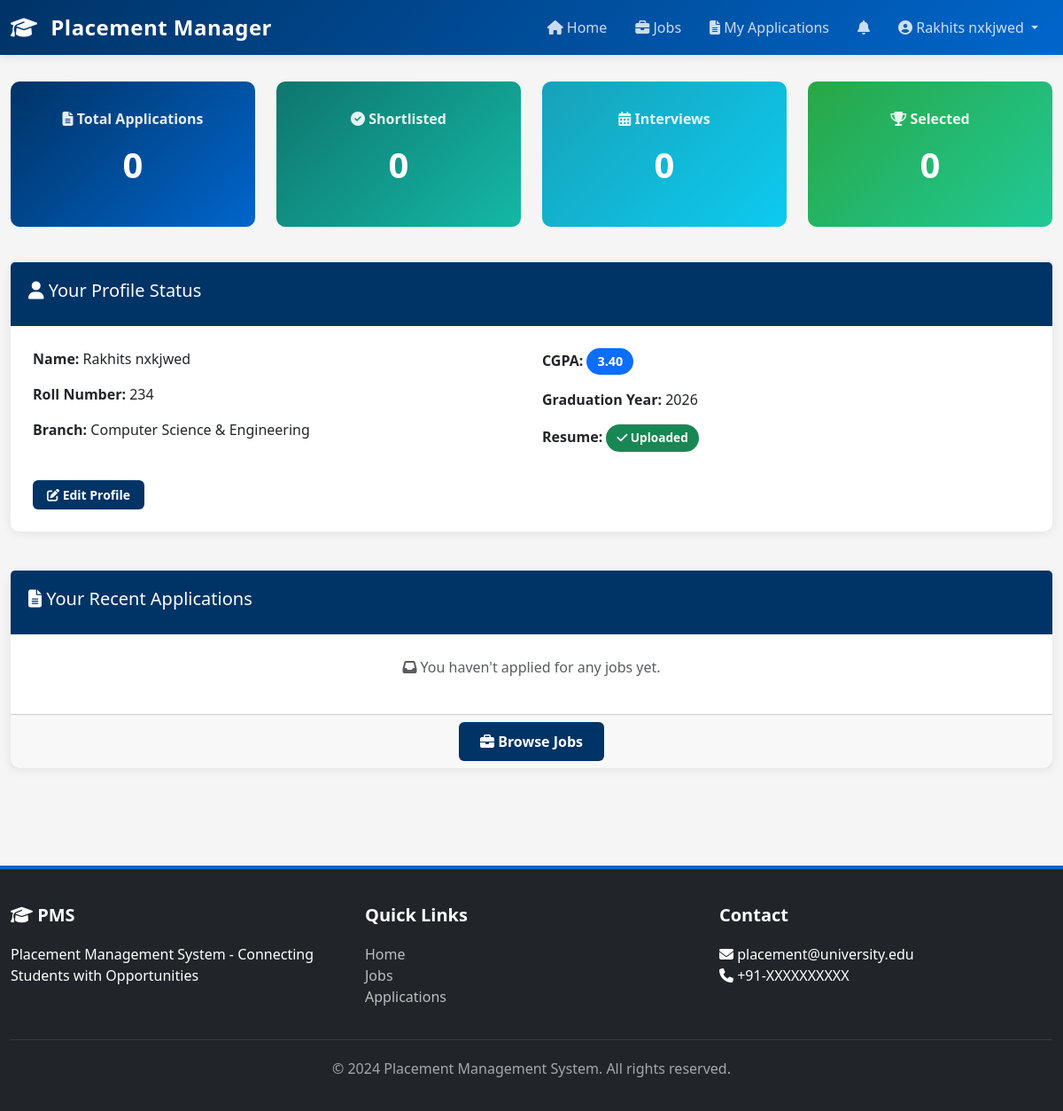
/student/dashboard/ (signed in), run on the app's committed database.
### core/models.py (models this page shows, shortened)
class Student(models.Model):
    BRANCH_CHOICES = [
        ('CSE', 'Computer Science & Engineering'),
        ('ECE', 'Electronics & Communication Engineering'),
        ('ME', 'Mechanical Engineering'),
        ('CE', 'Civil Engineering'),
        ('EE', 'Electrical Engineering'),
        ('AE', 'Aerospace Engineering'),
    ]
    user = models.OneToOneField(User, on_delete=models.CASCADE, related_name='student_profile')
    roll_number = models.CharField(max_length=20, unique=True, help_text="Student Roll Number")
    branch = models.CharField(max_length=50, choices=BRANCH_CHOICES)
    cgpa = models.DecimalField(
        max_digits=4,
        decimal_places=2,
        validators=[MinValueValidator(0.0), MaxValueValidator(10.0)]
    )
    phone = models.CharField(max_length=15)
    skills = models.TextField(blank=True, help_text="Comma-separated list of skills")
    graduation_year = models.IntegerField(
        validators=[MinValueValidator(2024), MaxValueValidator(2030)]
    )
    resume = models.FileField(upload_to='resume/', blank=True, null=True)
    created_at = models.DateTimeField(auto_now_add=True)
    updated_at = models.DateTimeField(auto_now=True)
    class Meta:
        ordering = ['-created_at']
        verbose_name_plural = "Students"

### core/views.py (the view)
# urls.py: path('student/dashboard/', views.student_dashboard, name='student_dashboard'),
@login_required(login_url='login')
def student_dashboard(request):
    try:
        student = request.user.student_profile
    except Student.DoesNotExist:
        return redirect('student_profile_create')
    applications = student.applications.all()
    stats = {
        'total_applications': applications.count(),
        'shortlisted': applications.filter(status='Shortlisted').count(),
        'interview_scheduled': applications.filter(status='Interview Scheduled').count(),
        'selected': applications.filter(status='Selected').count(),
        'rejected': applications.filter(status='Rejected').count(),
    }
    context = {
        'student': student,
        'applications': applications,
        'stats': stats,
    }
    return render(request, 'student/dashboard.html', context)

### core/templates/student/dashboard.html (shortened to what this page needs)
{% extends 'base.html' %}
{% block content %}
<div class="row mb-4">
    <div class="col-md-3 mb-3">
        <div class="stat-card primary">
            <div class="label"><i class="fas fa-file-alt"></i> Total Applications</div>
            <div class="number">{{ stats.total_applications }}</div>
        </div>
    </div>
    <div class="col-md-3 mb-3">
        <div class="stat-card warning">
            <div class="label"><i class="fas fa-check-circle"></i> Shortlisted</div>
            <div class="number">{{ stats.shortlisted }}</div>
        </div>
    </div>
    <div class="col-md-3 mb-3">
        <div class="stat-card info">
            <div class="label"><i class="fas fa-calendar-alt"></i> Interviews</div>
            <div class="number">{{ stats.interview_scheduled }}</div>
        </div>
    </div>
    <div class="col-md-3 mb-3">
        <div class="stat-card success">
            <div class="label"><i class="fas fa-trophy"></i> Selected</div>
            <div class="number">{{ stats.selected }}</div>
        </div>
    </div>
</div>
<div class="row mb-4">
    <div class="col-md-12">
        <div class="card">
            <div class="card-header">
                <h5><i class="fas fa-user"></i> Your Profile Status</h5>
            </div>
            <div class="card-body">
                <div class="row">
                    <div class="col-md-6">
                        <p><strong>Name:</strong> {{ student.user.get_full_name }}</p>
                        <p><strong>Roll Number:</strong> {{ student.roll_number }}</p>
                        <p><strong>Branch:</strong> {{ student.get_branch_display }}</p>
                    </div>
                    <div class="col-md-6">
                        <p><strong>CGPA:</strong> <span class="badge bg-primary" style="font-size: 0.9rem;">{{ student.cgpa }}</span></p>
                        <p><strong>Graduation Year:</strong> {{ student.graduation_year }}</p>
                        <p><strong>Resume:</strong>
                            {% if student.resume %}
                                <span class="badge bg-success"><i class="fas fa-check"></i> Uploaded</span>
                            {% else %}
                                <span class="badge bg-warning"><i class="fas fa-exclamation-triangle"></i> Not Uploaded</span>
                            {% endif %}
                        </p>
                    </div>
                </div>
                <a href="{% url 'student_profile' %}" class="btn btn-primary btn-sm mt-3">
                    <i class="fas fa-edit"></i> Edit Profile
                </a>
            </div>
        </div>
    </div>
</div>
<div class="row">
    <div class="col-md-12">
        <div class="card">
            <div class="card-header">
                <h5><i class="fas fa-file-alt"></i> Your Recent Applications</h5>
            </div>
            {% if applications %}
                <div class="card-body">
                    <div class="table-responsive">
                        <table class="table table-hover">
                            <thead>
                                <tr>
                                    <th>Job Title</th>
                                    <th>Company</th>
                                    <th>Applied Date</th>
                                    <th>Status</th>
                                    <th>Action</th>
                                </tr>
                            </thead>
                            <tbody>
                                {% for application in applications|slice:":5" %}
                                    <tr>
                                        <td>
                                            <strong>{{ application.job.job_title }}</strong>
                                        </td>
                                        <td>{{ application.job.company.company_name }}</td>
                                        <td>{{ application.applied_date|date:"d M, Y" }}</td>
                                        <td>
                                            {% if application.status == "Applied" %}
                                                <span class="badge bg-info">{{ application.status }}</span>
                                            {% elif application.status == "Shortlisted" %}
                                                <span class="badge bg-warning">{{ application.status }}</span>
                                            {% elif application.status == "Interview Scheduled" %}
                                                <span class="badge bg-primary">{{ application.status }}</span>
                                            {% elif application.status == "Selected" %}
                                                <span class="badge bg-success">{{ application.status }}</span>
                                            {% elif application.status == "Rejected" %}
                                                <span class="badge bg-danger">{{ application.status }}</span>
                                            {% endif %}
                                        </td>
                                        <td>
                                            <a href="{% url 'job_detail' application.job.id %}" class="btn btn-sm btn-outline-primary">
                                                <i class="fas fa-eye"></i> View
                                            </a>
                                        </td>
                                    </tr>
                                {% endfor %}
                            </tbody>
                        </table>
                    </div>
                </div>
                <div class="card-footer text-center">
                    <a href="{% url 'student_applications' %}" class="btn btn-primary">
                        <i class="fas fa-list"></i> View All Applications
                    </a>
                </div>
            {% else %}
                <div class="card-body">
                    <p class="text-center text-muted">
                        <i class="fas fa-inbox"></i> You haven't applied for any jobs yet.
                    </p>
                </div>
                <div class="card-footer text-center">
                    <a href="{% url 'job_list' %}" class="btn btn-primary">
                        <i class="fas fa-briefcase"></i> Browse Jobs
                    </a>
                </div>
            {% endif %}
        </div>
    </div>
</div>
{% endblock %}

### core/templates/base.html (shortened to what this page needs)
<!DOCTYPE html>
<html lang="en">
<head>
    <link href="https://cdn.jsdelivr.net/npm/bootstrap@5.3.0/dist/css/bootstrap.min.css" rel="stylesheet">
    <link rel="stylesheet" href="https://cdnjs.cloudflare.com/ajax/libs/font-awesome/6.4.0/css/all.min.css">
</head>
<body>
    <nav class="navbar navbar-expand-lg navbar-dark sticky-top">
        <div class="container-lg">
            <a class="navbar-brand" href="{% url 'home' %}">
                <i class="fas fa-graduation-cap"></i>
                Placement Manager
            </a>
            <div class="collapse navbar-collapse" id="navbarNav">
                <ul class="navbar-nav ms-auto">
                    <li class="nav-item">
                        <a class="nav-link" href="{% url 'home' %}">
                            <i class="fas fa-home"></i> Home
                        </a>
                    </li>
                    {% if user.is_authenticated %}
                        {% if not user.is_staff %}
                            <li class="nav-item">
                                <a class="nav-link" href="{% url 'job_list' %}">
                                    <i class="fas fa-briefcase"></i> Jobs
                                </a>
                            </li>
                            <li class="nav-item">
                                <a class="nav-link" href="{% url 'student_applications' %}">
                                    <i class="fas fa-file-alt"></i> My Applications
                                </a>
                            </li>
                            <li class="nav-item">
                                <a class="nav-link position-relative" href="{% url 'student_notifications' %}">
                                    <i class="fas fa-bell"></i>
                                </a>
                            </li>
                        {% endif %}
                    {% endif %}
                    <li class="nav-item dropdown">
                        {% if user.is_authenticated %}
                            <a class="nav-link dropdown-toggle" href="#" id="userDropdown" role="button" data-bs-toggle="dropdown">
                                <i class="fas fa-user-circle"></i> {{ user.get_full_name|default:user.username }}
                            </a>
                        {% else %}
                            <a class="nav-link" href="{% url 'login' %}">
                                <i class="fas fa-sign-in-alt"></i> Login
                            </a>
                        {% endif %}
                    </li>
                </ul>
            </div>
        </div>
    </nav>
    <main>
        <div class="container-lg">
            {% block content %}{% endblock %}
        </div>
    </main>
    <footer>
        <div class="container-lg">
            <div class="row">
                <div class="col-md-4">
                    <h5><i class="fas fa-graduation-cap"></i> PMS</h5>
                    <p>Placement Management System - Connecting Students with Opportunities</p>
                </div>
                <div class="col-md-4">
                    <h5>Quick Links</h5>
                    <ul class="list-unstyled">
                        <li><a href="{% url 'home' %}">Home</a></li>
                        <li><a href="{% url 'job_list' %}">Jobs</a></li>
                        {% if user.is_authenticated %}
                            <li><a href="{% url 'student_applications' %}">Applications</a></li>
                        {% endif %}
                    </ul>
                </div>
                <div class="col-md-4">
                    <h5>Contact</h5>
                    <p>
                        <i class="fas fa-envelope"></i> placement@university.edu<br>
                        <i class="fas fa-phone"></i> +91-XXXXXXXXXX
                    </p>
                </div>
            </div>
            <div class="footer-bottom">
                <p>&copy; 2024 Placement Management System. All rights reserved.</p>
            </div>
        </div>
    </footer>
</body>
</html>

### core/templates/base.html (style rules this page uses)
:root { --primary-color: #003366; --secondary-color: #0066cc; --success-color: #28a745; --danger-color: #dc3545; --warning-color: #ffc107; --info-color: #17a2b8; --light-color: #f8f9fa; --dark-color: #212529; }
* { margin: 0; padding: 0; box-sizing: border-box; }
body { font-family: 'Segoe UI', Tahoma, Geneva, Verdana, sans-serif; background-color: #f5f5f5; color: #333; min-height: 100vh; display: flex; flex-direction: column; }
.navbar { background: linear-gradient(135deg, var(--primary-color) 0%, var(--secondary-color) 100%); box-shadow: 0 2px 10px rgba(0, 0, 0, 0.1); }
.navbar-nav { display: flex; align-items: center; }
.navbar-brand { font-weight: 700; font-size: 1.5rem; color: white !important; letter-spacing: 0.5px; }
.navbar-brand i { margin-right: 8px; }
.navbar-nav .nav-link { color: rgba(255, 255, 255, 0.8) !important; margin: 0 8px; transition: color 0.3s ease; font-weight: 500; }
main { flex: 1; padding: 30px 0; }
.container-lg { max-width: 1200px; }
.card { border: none; border-radius: 10px; box-shadow: 0 2px 12px rgba(0, 0, 0, 0.08); transition: transform 0.3s ease, box-shadow 0.3s ease; margin-bottom: 20px; }
.card-header { background-color: var(--primary-color); color: white; border: none; border-radius: 10px 10px 0 0; padding: 20px; font-weight: 600; }
.card-body { padding: 25px; }
.btn { border-radius: 6px; font-weight: 600; padding: 10px 24px; transition: all 0.3s ease; border: none; cursor: pointer; }
.btn-primary { background-color: var(--primary-color); }
.btn-sm { padding: 6px 16px; font-size: 0.875rem; }
footer { background-color: var(--dark-color); color: white; padding: 40px 0 20px 0; margin-top: 60px; border-top: 4px solid var(--secondary-color); }
footer h5 { font-weight: 700; margin-bottom: 20px; }
footer a { color: rgba(255, 255, 255, 0.7); text-decoration: none; transition: color 0.3s ease; }
.footer-bottom { border-top: 1px solid rgba(255, 255, 255, 0.1); padding-top: 20px; margin-top: 20px; text-align: center; color: rgba(255, 255, 255, 0.6); }
.badge { padding: 8px 12px; border-radius: 20px; font-weight: 600; font-size: 0.85rem; }
.stat-card { text-align: center; padding: 30px; border-radius: 10px; color: white; font-weight: 600; }
.stat-card.warning { background: linear-gradient(135deg, #0f766e 0%, #14b8a6 100%); color: white; }
.stat-card .number { font-size: 2.5rem; font-weight: 700; margin: 10px 0; }
.stat-card .label { font-size: 1rem; opacity: 0.9; }
.stat-card.primary { background: linear-gradient(135deg, var(--primary-color) 0%, var(--secondary-color) 100%); }
.stat-card.success { background: linear-gradient(135deg, #28a745 0%, #20c997 100%); }
.stat-card.info { background: linear-gradient(135deg, #17a2b8 0%, #0dcaf0 100%); }
* { scrollbar-color: #0066cc #f1f1f1; scrollbar-width: thin; }

### data on the page
Student: user.get_full_name "Rakhits nxkjwed", roll_number "234", branch "Computer Science & Engineering", cgpa "3.40", graduation_year "2026"

### other printed values
{{ user.get_full_name|default:user.username }} "Rakhits nxkjwed"
{{ stats.total_applications }} "0"
{{ stats.shortlisted }} "0"
{{ stats.interview_scheduled }} "0"
{{ stats.selected }} "0"
